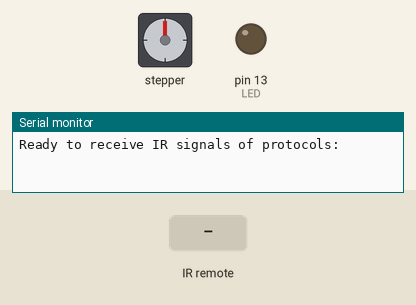
The sketch below on a simulated Arduino Uno, built with avr-gcc and run on an emulated ATmega328P. Parts: stepper motor, output pins drawn as LEDs (lit = HIGH), the last lines printed to the serial monitor. Inputs (shaded band) come from the test bench. Stepper angles assume 2048 steps per turn.

Above: at 1.2 s.
1.3 s: infrared code 0x00 received
At 3.0 s:
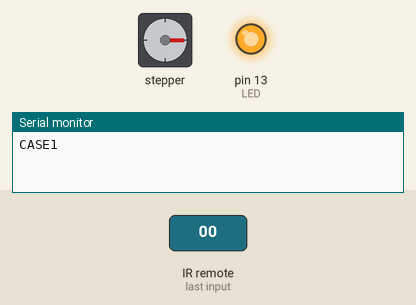
3.8 s: infrared code 0x01 received
At 5.9 s:
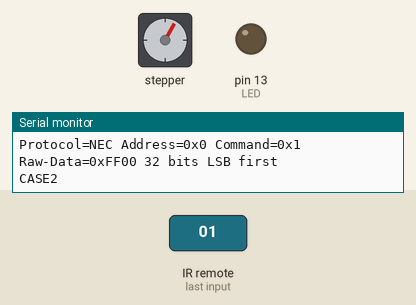
6.7 s: infrared code 0x00 received
At 9.3 s:
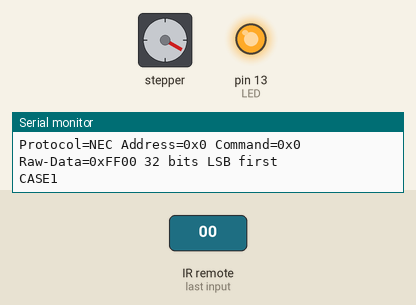
9.7 s: infrared code 0x01 received
At 12.2 s:
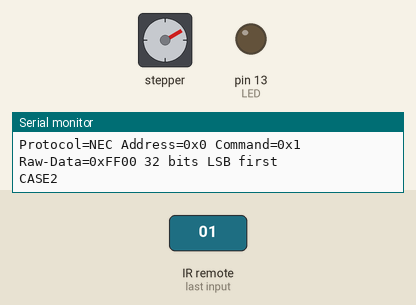
Timing chart, 0 to 13.4 s (numbered marks = the images above; inputs shaded):
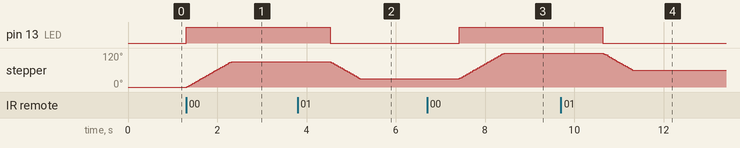

The sketch:

receiver_Stepper.ino
```cpp
#include <IRremote.hpp>
#include <Stepper.h>

#define LED 13
#define IR_RECEIVE_PIN 2
IRrecv receiver;

//Set up for STEP
#define IN1STEP 8
#define IN2STEP 9
#define IN3STEP 10
#define IN4STEP 11
const int fullstep = 2048;
const int halfstep = fullstep/4;  // Respect to the degree like: 360/n.
const int step;
const int stepper_speed = 15;
Stepper myStepper(fullstep, IN1STEP, IN3STEP, IN2STEP, IN4STEP);

void setup() {
    pinMode(LED, OUTPUT);

    Serial.begin(9600);

    myStepper.setSpeed(stepper_speed);

    receiver.begin(IR_RECEIVE_PIN);
    Serial.print(F("Ready to receive IR signals of protocols: "));
    printActiveIRProtocols(&Serial);
}

void loop() {
    if (receiver.decode()) {
        receiver.printIRResultShort(&Serial);
        if (receiver.decodedIRData.protocol == UNKNOWN) {
            Serial.println(F("Received noise or an unknown (or not yet enabled) protocol"));
        } else {
            if (receiver.decodedIRData.command == 0x00) {
                digitalWrite(LED, HIGH);
                Serial.println("CASE1");
                myStepper.step(fullstep/4);
            } else if (receiver.decodedIRData.command == 0x01) {
                digitalWrite(LED, LOW);
                Serial.println("CASE2");
                myStepper.step(-fullstep/6);
            }
            delay(1000);
        }
        receiver.resume();
        delay(1200);
    }
}
```

Measured:
- after the input at 1.3 s, pin 13 (LED): LOW → HIGH at once; stepper: turns 90° clockwise in 1.0 s, starting at once
- after the input at 3.8 s, pin 13 (LED): HIGH → LOW after 0.73 s; stepper: turns 60° counter-clockwise in 0.65 s, starting after 0.74 s
- after the input at 6.7 s, pin 13 (LED): LOW → HIGH after 0.72 s; stepper: turns 90° clockwise in 1.0 s, starting after 0.73 s
- after the input at 9.7 s, pin 13 (LED): HIGH → LOW after 0.94 s; stepper: turns 60° counter-clockwise in 0.65 s, starting after 0.95 s
